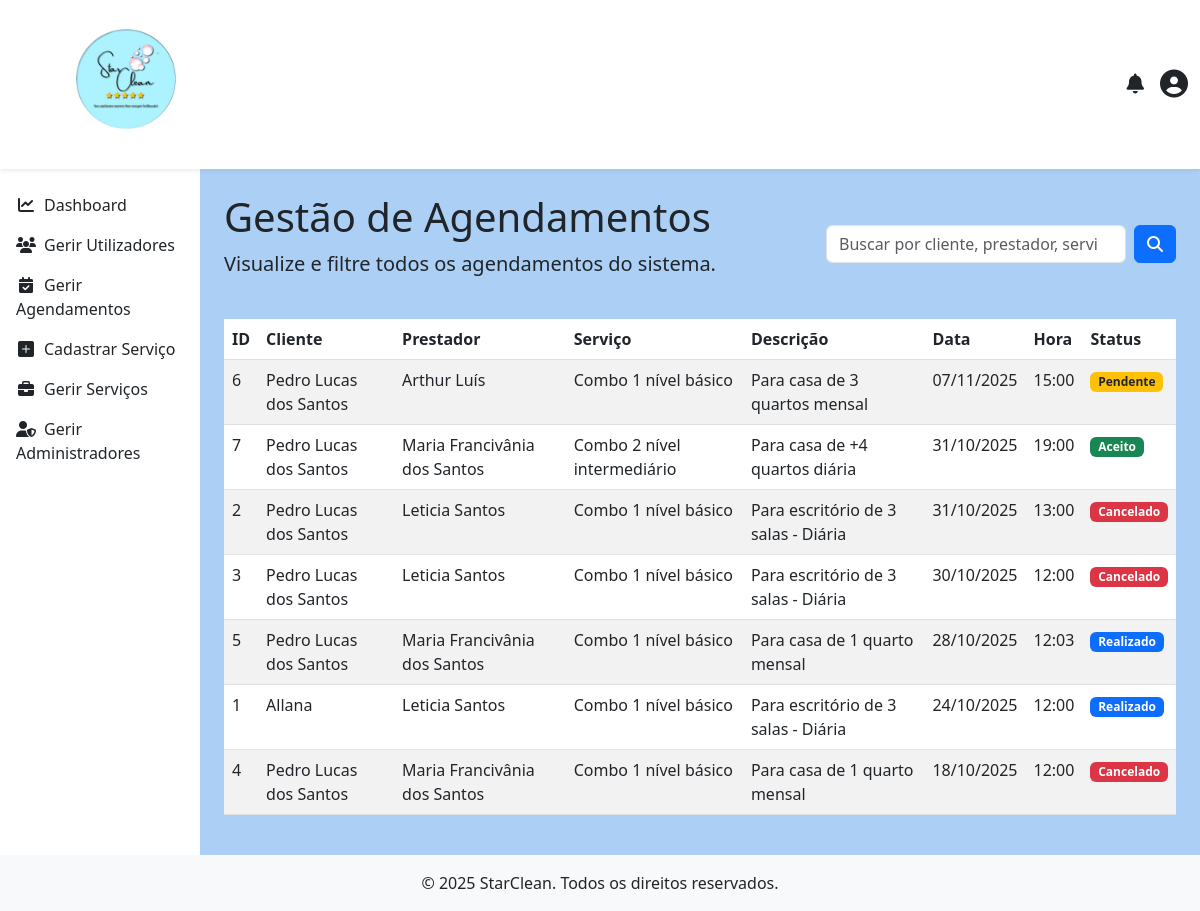
Screenshot of /admin/gerir_agendamentos.php (signed in) with the database file from the repository.
### tables this page shows
CREATE TABLE `agendamento` (
  `id` int(11) NOT NULL,
  `Cliente_id` int(11) NOT NULL,
  `Prestador_id` int(11) NOT NULL,
  `Servico_id` int(11) NOT NULL,
  `Endereco_id` int(11) NOT NULL,
  `data` date NOT NULL,
  `hora` time NOT NULL,
  `status` enum('pendente','aceito','realizado','cancelado') NOT NULL DEFAULT 'pendente',
  `observacoes` text DEFAULT NULL
);

CREATE TABLE `cliente` (
  `id` int(11) NOT NULL,
  `nome` varchar(45) NOT NULL,
  `sobrenome` varchar(45) NOT NULL,
  `email` varchar(150) NOT NULL,
  `data_nascimento` date NOT NULL,
  `telefone` varchar(20) NOT NULL,
  `cpf` varchar(14) NOT NULL,
  `password` varchar(255) NOT NULL,
  `receber_notificacoes_email` tinyint(1) NOT NULL DEFAULT 1,
  `criado_em` timestamp NOT NULL DEFAULT current_timestamp(),
  `atualizado_em` timestamp NOT NULL DEFAULT current_timestamp() ON UPDATE current_timestamp()
);

CREATE TABLE `prestador` (
  `id` int(11) NOT NULL,
  `nome` varchar(100) NOT NULL,
  `sobrenome` varchar(100) NOT NULL,
  `cpf` varchar(18) NOT NULL,
  `email` varchar(150) NOT NULL,
  `telefone` varchar(20) NOT NULL,
  `especialidade` varchar(100) NOT NULL,
  `password` varchar(255) NOT NULL,
  `receber_notificacoes_email` tinyint(1) NOT NULL DEFAULT 1,
  `descricao` text NOT NULL,
  `criado_em` timestamp NOT NULL DEFAULT current_timestamp(),
  `atualizado_em` timestamp NOT NULL DEFAULT current_timestamp() ON UPDATE current_timestamp(),
  `Administrador_id` int(11) NOT NULL
);

CREATE TABLE `servico` (
  `id` int(11) NOT NULL,
  `titulo` varchar(100) NOT NULL,
  `descricao` text NOT NULL,
  `preco` double NOT NULL,
  `duracao_estimada` time DEFAULT NULL,
  `prestador_id` int(11) NOT NULL
);

### admin/gerir_agendamentos.php (the view, shortened to what this page needs)
<?php
$agendamentos = [];
$termo_busca = $_GET['q'] ?? '';
try {
    $pdo = obterConexaoPDO();
    $params = [];
    $sql = "SELECT a.id, c.nome AS nome_cliente, p.nome AS nome_prestador,
          s.titulo AS titulo_servico, a.data, a.hora, a.status, s.descricao AS descricao_servico
         FROM Agendamento a
         JOIN Cliente c ON a.Cliente_id = c.id
         JOIN Prestador p ON a.Prestador_id = p.id
         JOIN Servico s ON a.Servico_id = s.id";
    $sql .= " ORDER BY a.data DESC, a.hora DESC";
    $stmt = $pdo->prepare($sql);
    $stmt->execute($params);
    $agendamentos = $stmt->fetchAll(PDO::FETCH_ASSOC);
} catch (PDOException $e) {
    error_log("Erro ao buscar agendamentos: " . $e->getMessage());
    $mensagem_erro = '<div class="alert alert-danger">Não foi possível carregar os agendamentos. Tente novamente mais tarde.</div>';
}
include '../includes/header.php';
include '../includes/navbar_logged_in.php';
?>
        <?php include '../includes/menu.php'; ?>
<main class="d-flex">
    <?php include '../includes/sidebar.php'; ?>
    <div class="container-fluid p-4">
        <div class="d-flex justify-content-between align-items-center mb-4">
            <div>
                <h1>Gestão de Agendamentos</h1>
                <p class="lead">Visualize e filtre todos os agendamentos do sistema.</p>
            </div>
            <form method="GET" action="gerir_agendamentos.php" class="d-flex align-items-center">
                <input class="form-control me-2" type="search" name="q" placeholder="Buscar por cliente, prestador, serviço..." value="<?= htmlspecialchars($termo_busca) ?>" style="width: 300px;">
                <button class="btn btn-primary" type="submit"><i class="fas fa-search"></i></button>
            </form>
        </div>
        <div class="table-responsive mt-4">
            <table class="table table-striped table-hover">
                <thead class="thead-dark">
                    <tr>
                        <th>ID</th>
                        <th>Cliente</th>
                        <th>Prestador</th>
                        <th>Serviço</th>
                        <th>Descrição</th>
                        <th>Data</th>
                        <th>Hora</th>
                        <th>Status</th>
                    </tr>
                </thead>
                <tbody>
                    <?php if (empty($agendamentos)): ?>
                        <tr>
                            <td colspan="8" class="text-center">Nenhum agendamento encontrado.</td>
                        </tr>
                    <?php else: ?>
                        <?php foreach ($agendamentos as $agendamento): ?>
                            <tr>
                                <td><?= htmlspecialchars($agendamento['id']) ?></td>
                                <td><?= htmlspecialchars($agendamento['nome_cliente']) ?></td>
                                <td><?= htmlspecialchars($agendamento['nome_prestador']) ?></td>
                                <td><?= htmlspecialchars($agendamento['titulo_servico']) ?></td>
                                <td><?= htmlspecialchars($agendamento['descricao_servico']) ?></td>
                                <td><?= date('d/m/Y', strtotime($agendamento['data'])) ?></td>
                                <td><?= htmlspecialchars(substr($agendamento['hora'], 0, 5)) ?></td>
                                <td>
                                    <?php
                                        $badge_class = 'bg-secondary';
                                        switch ($agendamento['status']) {
                                            case 'pendente':  $badge_class = 'bg-warning text-dark'; break;
                                            case 'aceito':    $badge_class = 'bg-success'; break;
                                            case 'realizado': $badge_class = 'bg-primary'; break;
                                            case 'cancelado': $badge_class = 'bg-danger'; break;
                                        }
                                    ?>
                                    <span class="badge <?= $badge_class ?>"><?= htmlspecialchars(ucfirst($agendamento['status'])) ?></span>
                                </td>
                            </tr>
                        <?php endforeach; ?>
                    <?php endif; ?>
                </tbody>
            </table>
        </div>
    </div>
</main>
<?php
include '../includes/footer.php';
?>

### includes/header.php (shortened to what this page needs)
<!DOCTYPE html>
<html lang="pt-br">
<head>
    <link rel="stylesheet" href="https://cdn.jsdelivr.net/npm/bootstrap-icons@1.5.0/font/bootstrap-icons.css">
    <link href="https://cdn.jsdelivr.net/npm/bootstrap@5.3.0/dist/css/bootstrap.min.css" rel="stylesheet">
    <link rel="stylesheet" href="https://cdnjs.cloudflare.com/ajax/libs/font-awesome/6.5.1/css/all.min.css">
    <link rel="stylesheet" href="<?= BASE_URL ?>/includes/star_clean.css">
    <link rel="stylesheet" href="https://cdn.datatables.net/2.3.4/css/dataTables.dataTables.css" />
</head>
<body class="d-flex flex-column min-vh-100" style="background-color: #acd0f5ff;">

### includes/navbar_logged_in.php (shortened to what this page needs)
<nav class="navbar navbar-expand-lg navbar-light bg-white shadow-sm">
    <div class="container-fluid">
       <ul>
        <a class="navbar-brand" href="<?= BASE_URL ?>/index.php"><b></b>
        <a href="<?= BASE_URL ?>/index.php">
        <img src="<?= BASE_URL ?>/img/LogoBranca.png" alt="StarClean" height="100" width="100" class="d-inline-block align-text-top m-3"></a>
        </ul>
        <div class="d-flex align-items-center">
            <div class="dropdown me-3">
                <a href="#" class="nav-link" id="notificationDropdown" role="button" data-bs-toggle="dropdown" aria-expanded="false">
                    <i class="fas fa-bell fs-5"></i>
                </a>
            </div>
            <div class="dropdown">
                <a href="#" class="nav-link" id="userDropdown" role="button" data-bs-toggle="dropdown" aria-expanded="false">
                    <i class="fas fa-user-circle fs-3"></i>
                </a>
            </div>
        </div>
    </div>
</nav>

### includes/sidebar.php
<nav id="sidebar" class="col-md-3 col-lg-2 d-md-block bg-white sidebar collapse">
    <div class="position-sticky pt-3">
        <?php
            include 'menu.php';
        ?>
    </div>
</nav>

### includes/menu.php (shortened to what this page needs)
<?php
$tipo_usuario = $_SESSION['usuario_tipo'] ?? '';
?>
<ul class="nav flex-column mt-2h100">
    <?php if ($tipo_usuario === 'admin'): ?>
        <li class="nav-item">
            <a class="nav-link text-dark" href="<?= BASE_URL ?>/admin/dashboard.php"><i class="fas fa-chart-line fa-fw me-2"></i>Dashboard</a>
        </li>
        <li class="nav-item">
            <a class="nav-link text-dark" href="<?= BASE_URL ?>/admin/gerir_utilizadores.php"><i class="fas fa-users fa-fw me-2"></i>Gerir Utilizadores</a>
        </li>
        <li class="nav-item">
            <a class="nav-link text-dark" href="<?= BASE_URL ?>/admin/gerir_agendamentos.php"><i class="fas fa-calendar-check fa-fw me-2"></i>Gerir Agendamentos</a>
        </li>
        <li class="nav-item">
            <a class="nav-link text-dark" href="<?= BASE_URL ?>/admin/adicionar_servico.php"><i class="fas bi bi-plus-square-fill fa-fw me-2"></i>Cadastrar Serviço</a>
        </li>
        <li class="nav-item">
            <a class="nav-link text-dark" href="<?= BASE_URL ?>/admin/gerir_servicos.php"><i class="fas fa-briefcase fa-fw me-2"></i>Gerir Serviços</a>
        </li>
        <li class="nav-item">
            <a class="nav-link text-dark" href="<?= BASE_URL ?>/admin/gerenciar_adm.php"><i class="fas fa-user-shield fa-fw me-2"></i>Gerir Administradores</a>
        </li>
    <?php endif; ?>
</ul>

### includes/footer.php (shortened to what this page needs)
<footer class="text-center bg-light py-3 mt-auto">
    <p class="mb-0">&copy; <?= date('Y') ?> StarClean. Todos os direitos reservados.</p>
</footer>
</body>
</html>

### rows the page displays
agendamento: id "6", Cliente.nome "Pedro Lucas dos Santos", Prestador.nome "Arthur Luís", Servico.titulo "Combo 1 nível básico", Servico.descricao "Para casa de 3 quartos mensal", data "07/11/2025", hora "15:00", status "Pendente"
agendamento: id "7", Cliente.nome "Pedro Lucas dos Santos", Prestador.nome "Maria Francivânia dos Santos", Servico.titulo "Combo 2 nível intermediário", Servico.descricao "Para casa de +4 quartos diária", data "31/10/2025", hora "19:00", status "Aceito"
agendamento: id "2", Cliente.nome "Pedro Lucas dos Santos", Prestador.nome "Leticia Santos", Servico.titulo "Combo 1 nível básico", Servico.descricao "Para escritório de 3 salas - Diária", data "31/10/2025", hora "13:00", status "Cancelado"
agendamento: id "3", Cliente.nome "Pedro Lucas dos Santos", Prestador.nome "Leticia Santos", Servico.titulo "Combo 1 nível básico", Servico.descricao "Para escritório de 3 salas - Diária", data "30/10/2025", hora "12:00", status "Cancelado"
agendamento: id "5", Cliente.nome "Pedro Lucas dos Santos", Prestador.nome "Maria Francivânia dos Santos", Servico.titulo "Combo 1 nível básico", Servico.descricao "Para casa de 1 quarto mensal", data "28/10/2025", hora "12:03", status "Realizado"
agendamento: id "1", Cliente.nome "Allana", Prestador.nome "Leticia Santos", Servico.titulo "Combo 1 nível básico", Servico.descricao "Para escritório de 3 salas - Diária", data "24/10/2025", hora "12:00", status "Realizado"
agendamento: id "4", Cliente.nome "Pedro Lucas dos Santos", Prestador.nome "Maria Francivânia dos Santos", Servico.titulo "Combo 1 nível básico", Servico.descricao "Para casa de 1 quarto mensal", data "18/10/2025", hora "12:00", status "Cancelado"
